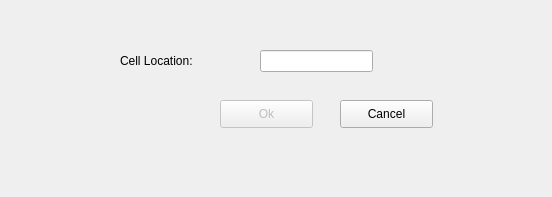
<?xml version="1.0" encoding="UTF-8"?>
<ui version="4.0">
 <class>GoToCellDialog</class>
 <widget class="QWidget" name="GoToCellDialog">
  <property name="geometry">
   <rect>
    <x>0</x>
    <y>0</y>
    <width>552</width>
    <height>197</height>
   </rect>
  </property>
  <property name="windowTitle">
   <string>Go To Cell</string>
  </property>
  <widget class="QLabel" name="label">
   <property name="geometry">
    <rect>
     <x>120</x>
     <y>40</y>
     <width>141</width>
     <height>41</height>
    </rect>
   </property>
   <property name="text">
    <string>Cell Location:</string>
   </property>
  </widget>
  <widget class="QLineEdit" name="lineEdit">
   <property name="geometry">
    <rect>
     <x>260</x>
     <y>50</y>
     <width>113</width>
     <height>22</height>
    </rect>
   </property>
  </widget>
  <widget class="QPushButton" name="okButton">
   <property name="enabled">
    <bool>false</bool>
   </property>
   <property name="geometry">
    <rect>
     <x>220</x>
     <y>100</y>
     <width>93</width>
     <height>28</height>
    </rect>
   </property>
   <property name="text">
    <string>Ok</string>
   </property>
   <property name="default">
    <bool>true</bool>
   </property>
  </widget>
  <widget class="QPushButton" name="cancelButton_2">
   <property name="geometry">
    <rect>
     <x>340</x>
     <y>100</y>
     <width>93</width>
     <height>28</height>
    </rect>
   </property>
   <property name="text">
    <string>Cancel</string>
   </property>
  </widget>
 </widget>
 <resources/>
 <connections/>
</ui>
